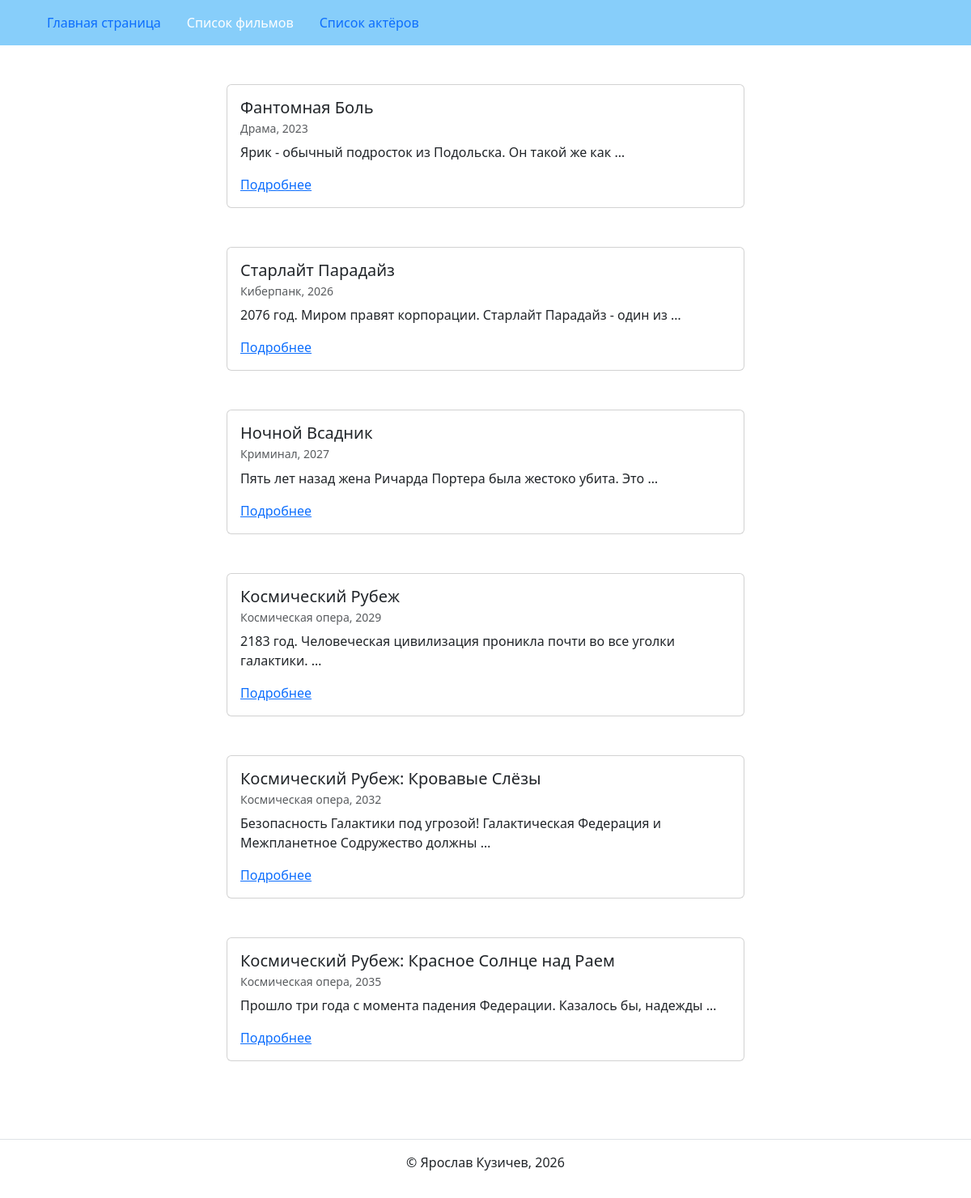
Page /movies/ on the committed database.
### movie_list/models.py (models this page shows, shortened)
class Movie(models.Model):
    title = models.CharField(max_length=256, verbose_name='Название')
    description = models.TextField(verbose_name='Описание')
    genre = models.CharField(max_length=256, verbose_name='Жанр')
    year = models.IntegerField(verbose_name='Год')
    class Meta:
        verbose_name = 'фильм'
        verbose_name_plural = 'Фильмы'

### movie_list/views.py (the view)
# urls.py: path('movies/', include('movie_list.urls', namespace='movie_list')),
def movie_list(request):
    template = 'movie_list/movie_list.html'
    movies = Movie.objects.order_by('year')
    context = {'movies': movies}
    return render(request, template, context)

### templates/movie_list/movie_list.html (shortened to what this page needs)
{% extends "base.html" %}
{% block content %}
  {% for movie in movies %}
    {% include 'includes/movie_card.html' %}
  {% endfor %}
{% endblock %}

### templates/includes/movie_card.html
<article class="mb-5">
  <div class="col d-flex justify-content-center">
    <div class="card" style="width: 40rem;">
      <div class="card-body">
        <h5 class="card-title">{{ movie.title }}</h5>
        <h6 class="card-subtitle mb-2 text-muted">
          <small>
            {{ movie.genre}}, {{ movie.year }}
          </small>
        </h6>
        <p class="card-text">{{ movie.description|truncatewords:10 }}</p>
        <a href="{% url 'movie_list:movie_detail' movie.id %}" class="card-link">Подробнее</a>
      </div>
    </div>
  </div>
</article>

### rows in the picture
Movie: title "Фантомная Боль", genre "Драма", year "2023", description "Ярик - обычный подросток из Подольска. Он такой же как …"
Movie: title "Старлайт Парадайз", genre "Киберпанк", year "2026", description "2076 год. Миром правят корпорации. Старлайт Парадайз - один из …"
Movie: title "Ночной Всадник", genre "Криминал", year "2027", description "Пять лет назад жена Ричарда Портера была жестоко убита. Это …"
Movie: title "Космический Рубеж", genre "Космическая опера", year "2029", description "2183 год. Человеческая цивилизация проникла почти во все уголки галактики. …"
Movie: title "Космический Рубеж: Кровавые Слёзы", genre "Космическая опера", year "2032", description "Безопасность Галактики под угрозой! Галактическая Федерация и Межпланетное Содружество должны …"
Movie: title "Космический Рубеж: Красное Солнце над Раем", genre "Космическая опера", year "2035", description "Прошло три года с момента падения Федерации. Казалось бы, надежды …"
